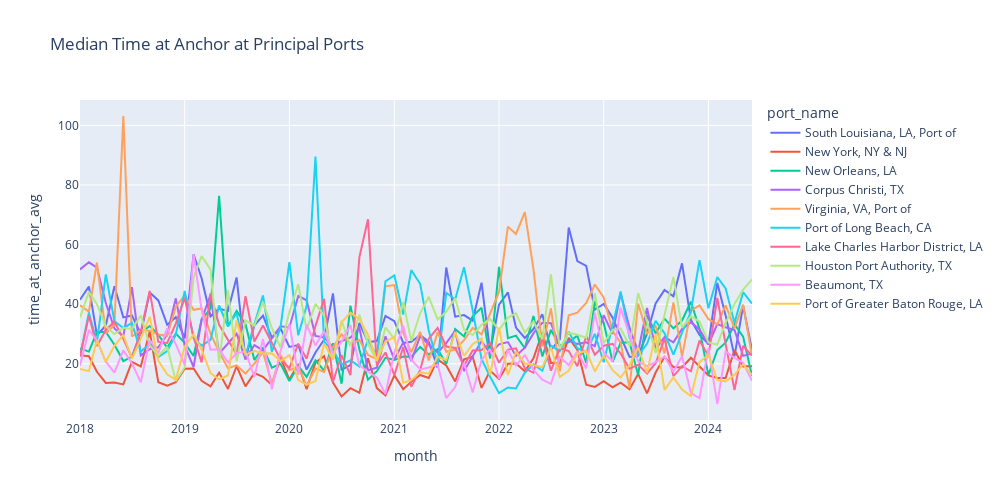

The code cell stored with this chart in its notebook:
### Code cell
px.line(
    monthly_df
    #restrict to top 10 ports
    .filter(pl.col('port_name').is_in(top10ports))
    #month in dt format
    .with_columns(pl.col('month').str.strptime(pl.Date, format='%Y%m'))
    .sort(by='month'), 
    #plot specs
    x='month', y='time_at_anchor_avg', color='port_name',
    title='Median Time at Anchor at Principal Ports',
    width=1000,
    height=500 
)
